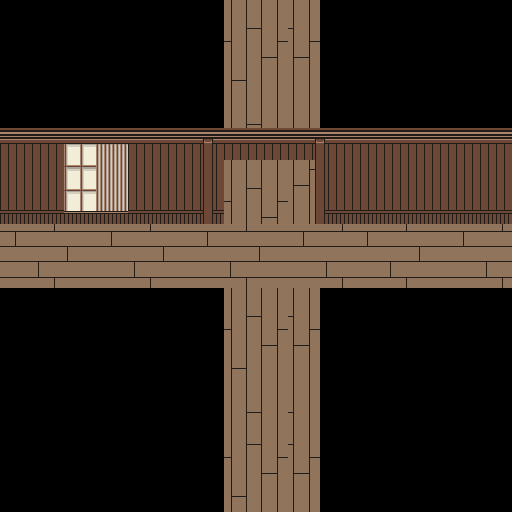

Below is a game level as drawn by its tile map, then a one-line description and the .tmx file that defines it, in full:
An orthogonal 16x16 tile map with 32x32 px tiles, 3 tile layers (ground, layer1, layer3) and 7 objects.

<map version="1.0" orientation="orthogonal" renderorder="right-down" width="16" height="16" tilewidth="32" tileheight="32" nextobjectid="9">
 <tileset firstgid="1" name="JapaneseRoom" tilewidth="32" tileheight="32" tilecount="500" columns="20">
  <image source="JapaneseRoom.png" width="640" height="800" />
 </tileset>
 <layer name="ground" width="16" height="16">
  <data encoding="csv">
0,0,0,0,0,0,0,6,7,7,0,0,0,0,0,0,
0,0,0,0,0,0,0,26,27,27,0,0,0,0,0,0,
0,0,0,0,0,0,0,46,47,47,0,0,0,0,0,0,
0,0,0,0,0,0,0,6,7,47,0,0,0,0,0,0,
0,0,0,0,0,0,0,0,0,7,0,0,0,0,0,0,
0,0,0,0,0,0,0,6,7,27,0,0,0,0,0,0,
0,0,0,0,0,0,0,26,27,47,0,0,0,0,0,0,
8,9,10,8,9,10,8,9,10,8,9,8,9,10,8,9,
28,29,30,28,29,30,28,29,30,28,29,28,29,30,28,29,
0,0,0,0,0,0,0,6,7,7,0,0,0,0,0,0,
0,0,0,0,0,0,0,26,27,27,0,0,0,0,0,0,
0,0,0,0,0,0,0,46,47,47,0,0,0,0,0,0,
0,0,0,0,0,0,0,6,7,7,0,0,0,0,0,0,
0,0,0,0,0,0,0,6,7,7,0,0,0,0,0,0,
0,0,0,0,0,0,0,26,27,27,0,0,0,0,0,0,
0,0,0,0,0,0,0,46,47,47,0,0,0,0,0,0
</data>
 </layer>
 <layer name="layer1" width="16" height="16">
  <data encoding="csv">
0,0,0,0,0,0,0,0,0,0,0,0,0,0,0,0,
0,0,0,0,0,0,0,0,0,0,0,0,0,0,0,0,
0,0,0,0,0,0,0,0,0,0,0,0,0,0,0,0,
0,0,0,0,0,0,0,0,0,0,0,0,0,0,0,0,
246,246,324,325,246,246,246,0,0,246,246,246,246,246,246,246,
266,266,344,345,266,266,266,0,0,0,266,266,266,266,266,266,
286,286,364,365,286,286,286,0,0,0,286,286,286,286,286,286,
0,0,0,0,0,0,0,0,0,0,0,0,0,0,0,0,
0,0,0,0,0,0,0,0,0,0,0,0,0,0,0,0,
0,0,0,0,0,0,0,0,0,0,0,0,0,0,0,0,
0,0,0,0,0,0,0,0,0,0,0,0,0,0,0,0,
0,0,0,0,0,0,0,0,0,0,0,0,0,0,0,0,
0,0,0,0,0,0,0,0,0,0,0,0,0,0,0,0,
0,0,0,0,0,0,0,0,0,0,0,0,0,0,0,0,
0,0,0,0,0,0,0,0,0,0,0,0,0,0,0,0,
0,0,0,0,0,0,0,0,0,0,0,0,0,0,0,0
</data>
 </layer>
 <layer name="layer3" width="16" height="16">
  <data encoding="csv">
0,0,0,0,0,0,0,0,0,0,0,0,0,0,0,0,
0,0,0,0,0,0,0,0,0,0,0,0,0,0,0,0,
0,0,0,0,0,0,0,0,0,0,0,0,0,0,0,0,
0,0,0,0,0,0,0,0,0,0,0,0,0,0,0,0,
0,0,0,0,0,0,326,246,246,327,328,0,0,0,0,0,
266,266,0,0,266,266,346,0,0,347,348,266,266,266,266,266,
286,286,0,0,286,286,366,0,0,367,368,286,286,286,286,286,
0,0,0,0,0,0,0,0,0,0,0,0,0,0,0,0,
0,0,0,0,0,0,0,0,0,0,0,0,0,0,0,0,
0,0,0,0,0,0,0,0,0,0,0,0,0,0,0,0,
0,0,0,0,0,0,0,0,0,0,0,0,0,0,0,0,
0,0,0,0,0,0,0,0,0,0,0,0,0,0,0,0,
0,0,0,0,0,0,0,0,0,0,0,0,0,0,0,0,
0,0,0,0,0,0,0,0,0,0,0,0,0,0,0,0,
0,0,0,0,0,0,0,0,0,0,0,0,0,0,0,0,
0,0,0,0,0,0,0,0,0,0,0,0,0,0,0,0
</data>
 </layer>
 <objectgroup name="Collisions">
  <object id="1" x="323" y="3" width="186" height="220" />
  <object id="2" x="1" y="1" width="225" height="221" />
  <object id="3" x="3" y="288" width="217" height="222" />
  <object id="4" x="322" y="291" width="190" height="222" />
  <object id="6" x="512" y="220" width="22" height="74" />
  <object id="7" x="220" y="511" width="102" height="16" />
  <object id="8" x="-9" y="213" width="10" height="79" />
 </objectgroup>
</map>